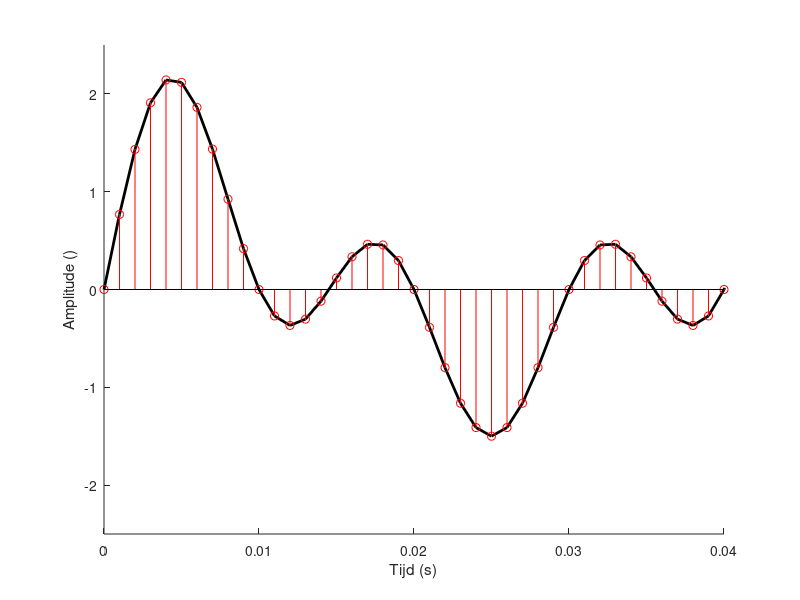

Write MATLAB code to recreate this figure.
fs = 1000;
T = 20;

f1 = 50;
A1 = 0.5;

N = 1000;

f2 = 70;
A2 = 1;

f3 = 30;
A3 = 1;

t = (0:1/fs:T);

y = A1*sin(2*pi*f1*t) + A2*sin(2*pi*f2*t) + A3*sin(2*pi*f3*t);

figure(1);
clf;
hold on;
plot(t,y,'k','LineWidth',2);
stem(t,y,'r');
xlim([0 0.04])
ylim([-2.5 2.5])
xlabel('Tijd (s)');
ylabel('Amplitude ()');

saveas(gcf,'discreetvscontinu.png')